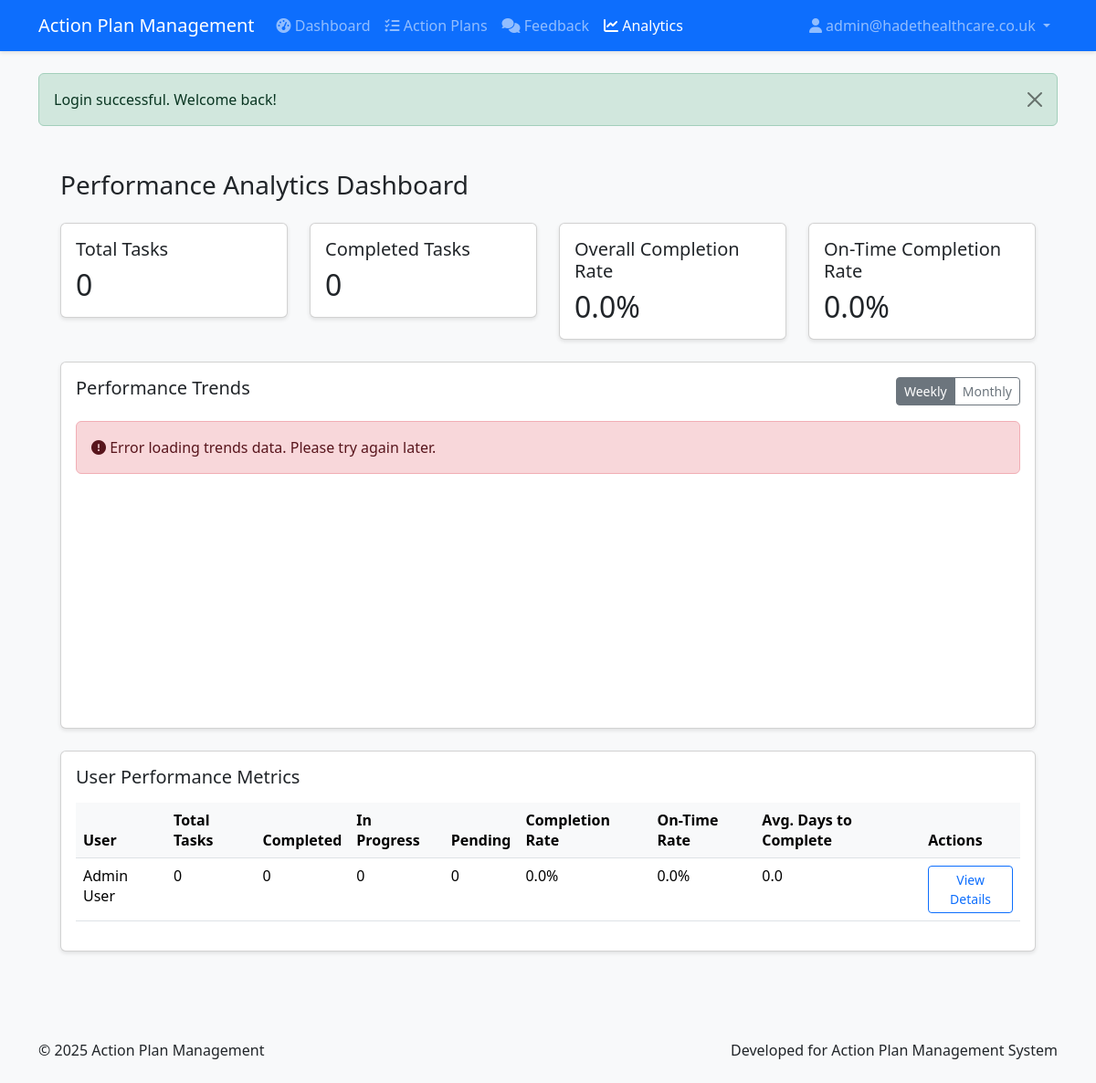
Screenshot of /index.php?page=analytics (signed in) with the database file from the repository.
### tables this page shows
CREATE TABLE IF NOT EXISTS users (
    user_id INT NOT NULL AUTO_INCREMENT,
    email VARCHAR(100) NOT NULL UNIQUE,
    password VARCHAR(255) NOT NULL,
    first_name VARCHAR(50),
    last_name VARCHAR(50),
    is_management_staff BOOLEAN DEFAULT FALSE,
    created_at TIMESTAMP NOT NULL DEFAULT CURRENT_TIMESTAMP,
    updated_at TIMESTAMP NOT NULL DEFAULT CURRENT_TIMESTAMP ON UPDATE CURRENT_TIMESTAMP,
    PRIMARY KEY (user_id)
);

### controllers/analytics.php (called while the page is built, shortened)
<?php
require_once __DIR__ . '/../models/Analytics.php';
class AnalyticsController extends Controller {
    private $analyticsModel;
    public function __construct() {
        $this->analyticsModel = new Analytics();
    }
    public function index() {
        $metrics = $this->analyticsModel->getUserPerformanceMetrics();
        $totalTasks = 0;
        $totalCompleted = 0;
        $totalOnTime = 0;
        $totalWithDueDate = 0;
        foreach ($metrics as $metric) {
            $totalTasks += $metric['total_assigned'];
            $totalCompleted += $metric['completed_tasks'];
            $totalOnTime += $metric['completed_on_time'];
            $totalWithDueDate += $metric['total_with_due_date'];
        }
        $overallStats = [
            'total_tasks' => $totalTasks,
            'total_completed' => $totalCompleted,
            'completion_rate' => $totalTasks > 0 ? round(($totalCompleted / $totalTasks) * 100, 2) : 0,
            'on_time_rate' => $totalWithDueDate > 0 ? round(($totalOnTime / $totalWithDueDate) * 100, 2) : 0
        ];
        require_once __DIR__ . '/../views/analytics/index.php';
    }
}

### models/Model.php (called while the page is built, shortened)
<?php
require_once __DIR__ . '/../config/database.php';
abstract class Model {
    protected $conn;
    public function __construct() {
        global $conn;
        $this->conn = $conn;
    }
    protected function executeStatement($sql, $types = null, $params = null) {
        $stmt = $this->conn->prepare($sql);
        if (!$stmt->execute()) {
            error_log("Error executing statement: " . $stmt->error);
            $stmt->close();
            return false;
        }
        return $stmt;
    }
}

### models/Analytics.php (called while the page is built, shortened)
<?php
require_once __DIR__ . '/Model.php';
class Analytics extends Model {
    public function getUserPerformanceMetrics() {
        $stmt = $this->executeStatement($sql);
        $result = $stmt->get_result();
        $metrics = [];
        while ($row = $result->fetch_assoc()) {
            $metrics[] = $row;
        }
        return $metrics;
    }
}

### views/analytics/index.php (the view, shortened to what this page needs)
<link rel="stylesheet" type="text/css" href="https://cdn.datatables.net/1.13.7/css/dataTables.bootstrap5.min.css">
<link rel="stylesheet" type="text/css" href="https://cdn.datatables.net/responsive/2.5.0/css/responsive.bootstrap5.min.css">
<?php require_once __DIR__ . '/../includes/header.php'; ?>
<div class="container-fluid px-4 py-4">
    <div class="row">
        <div class="col">
            <h1 class="h3 mb-4">Performance Analytics Dashboard</h1>
        </div>
    </div>
    <div class="row mb-4">
        <div class="col-md-3">
            <div class="card">
                <div class="card-body">
                    <h5 class="card-title">Total Tasks</h5>
                    <h2 class="card-text"><?= number_format($overallStats['total_tasks'] ?? 0) ?></h2>
                </div>
            </div>
        </div>
        <div class="col-md-3">
            <div class="card">
                <div class="card-body">
                    <h5 class="card-title">Completed Tasks</h5>
                    <h2 class="card-text"><?= number_format($overallStats['total_completed'] ?? 0) ?></h2>
                </div>
            </div>
        </div>
        <div class="col-md-3">
            <div class="card">
                <div class="card-body">
                    <h5 class="card-title">Overall Completion Rate</h5>
                    <h2 class="card-text"><?= number_format($overallStats['completion_rate'] ?? 0, 1) ?>%</h2>
                </div>
            </div>
        </div>
        <div class="col-md-3">
            <div class="card">
                <div class="card-body">
                    <h5 class="card-title">On-Time Completion Rate</h5>
                    <h2 class="card-text"><?= number_format($overallStats['on_time_rate'] ?? 0, 1) ?>%</h2>
                </div>
            </div>
        </div>
    </div>
    <div class="row mb-4">
        <div class="col-12">
            <div class="card">
                <div class="card-body">
                    <div class="d-flex justify-content-between align-items-center mb-3">
                        <h5 class="card-title">Performance Trends</h5>
                        <div class="btn-group">
                            <button type="button" class="btn btn-outline-secondary btn-sm period-selector active" data-period="weekly">Weekly</button>
                            <button type="button" class="btn btn-outline-secondary btn-sm period-selector" data-period="monthly">Monthly</button>
                        </div>
                    </div>
                    <div class="chart-container" style="position: relative; height: 300px; width: 100%;">
                    </div>
                </div>
            </div>
        </div>
    </div>
    <div class="row">
        <div class="col-12">
            <div class="card">
                <div class="card-body">
                    <h5 class="card-title mb-3">User Performance Metrics</h5>
                    <div class="table-responsive">
                        <table class="table table-hover" id="performanceTable">
                            <thead>
                                <tr>
                                    <th>User</th>
                                    <th>Total Tasks</th>
                                    <th>Completed</th>
                                    <th>In Progress</th>
                                    <th>Pending</th>
                                    <th>Completion Rate</th>
                                    <th>On-Time Rate</th>
                                    <th>Avg. Days to Complete</th>
                                    <th>Actions</th>
                                </tr>
                            </thead>
                            <tbody>
                                <?php foreach ($metrics as $metric): ?>
                                <tr>
                                    <td><?= htmlspecialchars($metric['full_name']) ?></td>
                                    <td><?= number_format($metric['total_assigned'] ?? 0) ?></td>
                                    <td><?= number_format($metric['completed_tasks'] ?? 0) ?></td>
                                    <td><?= number_format($metric['in_progress_tasks'] ?? 0) ?></td>
                                    <td><?= number_format($metric['pending_tasks'] ?? 0) ?></td>
                                    <td><?= number_format($metric['completion_rate'] ?? 0, 1) ?>%</td>
                                    <td><?= number_format($metric['on_time_completion_rate'] ?? 0, 1) ?>%</td>
                                    <td><?= number_format($metric['avg_completion_days'] ?? 0, 1) ?></td>
                                    <td>
                                        <a href="index.php?page=analytics&action=user_details&id=<?= $metric['user_id'] ?>" class="btn btn-sm btn-outline-primary">
                                            View Details
                                        </a>
                                    </td>
                                </tr>
                                <?php endforeach; ?>
                            </tbody>
                        </table>
                    </div>
                </div>
            </div>
        </div>
    </div>
</div>
<?php require_once __DIR__ . '/../includes/footer.php'; ?>

### index.php (shortened to what this page needs)
<?php
require_once 'controllers/analytics.php';
$analyticsController = new AnalyticsController();
$page = $_GET['page'] ?? 'home';
$action = $_GET['action'] ?? 'index';
switch ($page) {
    case 'analytics':
        switch ($action) {
            case 'index':
                $analyticsController->index();
                break;
        }
        break;
}

### views/includes/header.php (shortened to what this page needs)
<?php
$page = $_GET['page'] ?? 'dashboard';
?>
<!DOCTYPE html>
<html lang="en">
<head>
    <link href="https://cdn.jsdelivr.net/npm/bootstrap@5.3.2/dist/css/bootstrap.min.css" rel="stylesheet">
    <link href="https://cdnjs.cloudflare.com/ajax/libs/font-awesome/6.5.1/css/all.min.css" rel="stylesheet">
    <link href="/action_plan/assets/css/style.css" rel="stylesheet">
</head>
<body>
    <header>
        <nav class="navbar navbar-expand-lg navbar-dark bg-primary">
            <div class="container">
                <a class="navbar-brand" href="index.php">Action Plan Management</a>
                <div class="collapse navbar-collapse" id="navbarNav">
                    <ul class="navbar-nav me-auto">
                        <?php if (isset($_SESSION['user_id'])): ?>
                            <li class="nav-item">
                                <a class="nav-link <?php echo $page === 'dashboard' ? 'active' : ''; ?>" href="index.php?page=dashboard">
                                    <i class="fas fa-tachometer-alt"></i> Dashboard
                                </a>
                            </li>
                            <li class="nav-item">
                                <a class="nav-link <?php echo $page === 'action_plans' ? 'active' : ''; ?>" href="index.php?page=action_plans">
                                    <i class="fas fa-tasks"></i> Action Plans
                                </a>
                            </li>
                            <li class="nav-item">
                                <a class="nav-link <?php echo $page === 'feedback' ? 'active' : ''; ?>" href="index.php?page=feedback">
                                    <i class="fas fa-comments"></i> Feedback
                                </a>
                            </li>
                            <li class="nav-item">
                                <a class="nav-link <?php echo $page === 'analytics' ? 'active' : ''; ?>" href="index.php?page=analytics">
                                    <i class="fas fa-chart-line"></i> Analytics
                                </a>
                            </li>
                        <?php endif; ?>
                    </ul>
                    <ul class="navbar-nav">
                        <?php if (isset($_SESSION['user_id'])): ?>
                            <li class="nav-item dropdown">
                                <a class="nav-link dropdown-toggle" href="#" id="navbarDropdown" role="button" data-bs-toggle="dropdown" aria-expanded="false">
                                    <i class="fas fa-user"></i> <?php echo isset($_SESSION['user']['email']) ? htmlspecialchars($_SESSION['user']['email']) : 'User'; ?>
                                </a>
                            </li>
                        <?php endif; ?>
                    </ul>
                </div>
            </div>
        </nav>
    </header>
    <div class="container mt-4">
        <?php if (isset($_SESSION['flash_message'])): ?>
            <?php
            $validTypes = ['success', 'danger', 'warning', 'info'];
            $messageType = in_array($_SESSION['flash_message']['type'], $validTypes) ? $_SESSION['flash_message']['type'] : 'info';
            ?>
            <div class="alert alert-<?php echo $messageType; ?> alert-dismissible fade show" role="alert">
                <?php echo htmlspecialchars($_SESSION['flash_message']['message']); ?>
                <button type="button" class="btn-close" data-bs-dismiss="alert" aria-label="Close"></button>
            </div>
        <?php endif; ?>

### views/includes/footer.php (shortened to what this page needs)
    </div>
    <footer class="bg-light py-4 mt-5">
        <div class="container">
            <div class="row">
                <div class="col-md-6">
                    <p class="mb-0">&copy; <?php echo date('Y'); ?> Action Plan Management</p>
                </div>
                <div class="col-md-6 text-md-end">
                    <p class="mb-0">Developed for Action Plan Management System</p>
                </div>
            </div>
        </div>
    </footer>
</body>
</html>

### assets/css/style.css (style rules this page uses)
body { background-color: #f8f9fa; }
.card { box-shadow: 0 2px 4px rgba(0, 0, 0, 0.1); }
.table th { background-color: #f8f9fa; }
.alert { margin-bottom: 1.5rem; }
.navbar { box-shadow: 0 2px 4px rgba(0, 0, 0, 0.1); }
.nav-link { padding: 0.5rem 1rem; }

### views/analytics/index.php (style rules this page uses)
.chart-container { position: relative; height: 300px; width: 100%; margin-bottom: 20px; }

### rows the page displays
users: full_name "Admin User", total_assigned "0", completed_tasks "0", in_progress_tasks "0", pending_tasks "0", completion_rate "0.0", on_time_completion_rate "0.0", avg_completion_days "0.0"

### other values shown
$_SESSION['user']['email'] "admin@hadethealthcare.co.uk"
$_SESSION['flash_message']['message'] "Login successful. Welcome back!"
$overallStats['total_tasks'] "0"
$overallStats['total_completed'] "0"
$overallStats['completion_rate'] "0.0"
$overallStats['on_time_rate'] "0.0"
